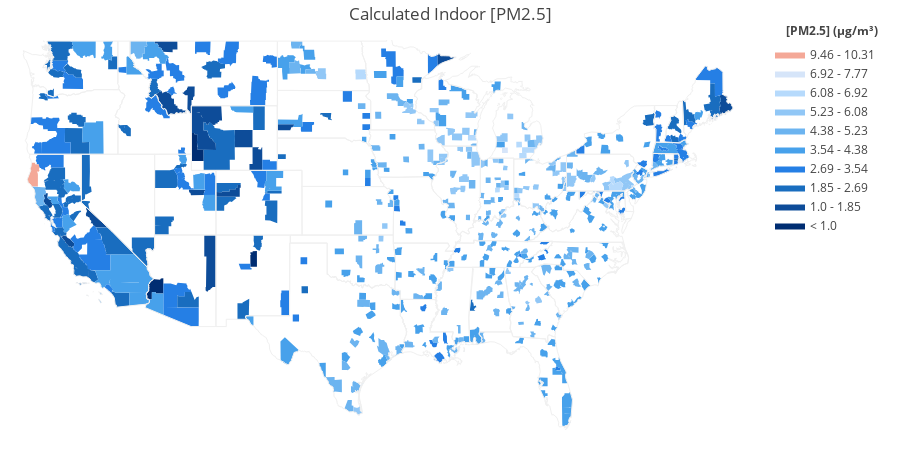

The notebook cell saved with this chart:
### Code cell
assumed_indoor_conc = data["assumed_indoor_conc"].tolist()
fig2 = ff.create_choropleth(
    fips=fips, values=assumed_indoor_conc, scope=['usa'],
    binning_endpoints=endpts, colorscale=colorscale,
    show_state_data=True,
    show_hover=True,
    asp = 2.9,
    title_text = "Calculated Indoor [PM2.5]",
    legend_title = "[PM2.5] (µg/m³)"
)
fig2.layout.template = None
fig2.show()
